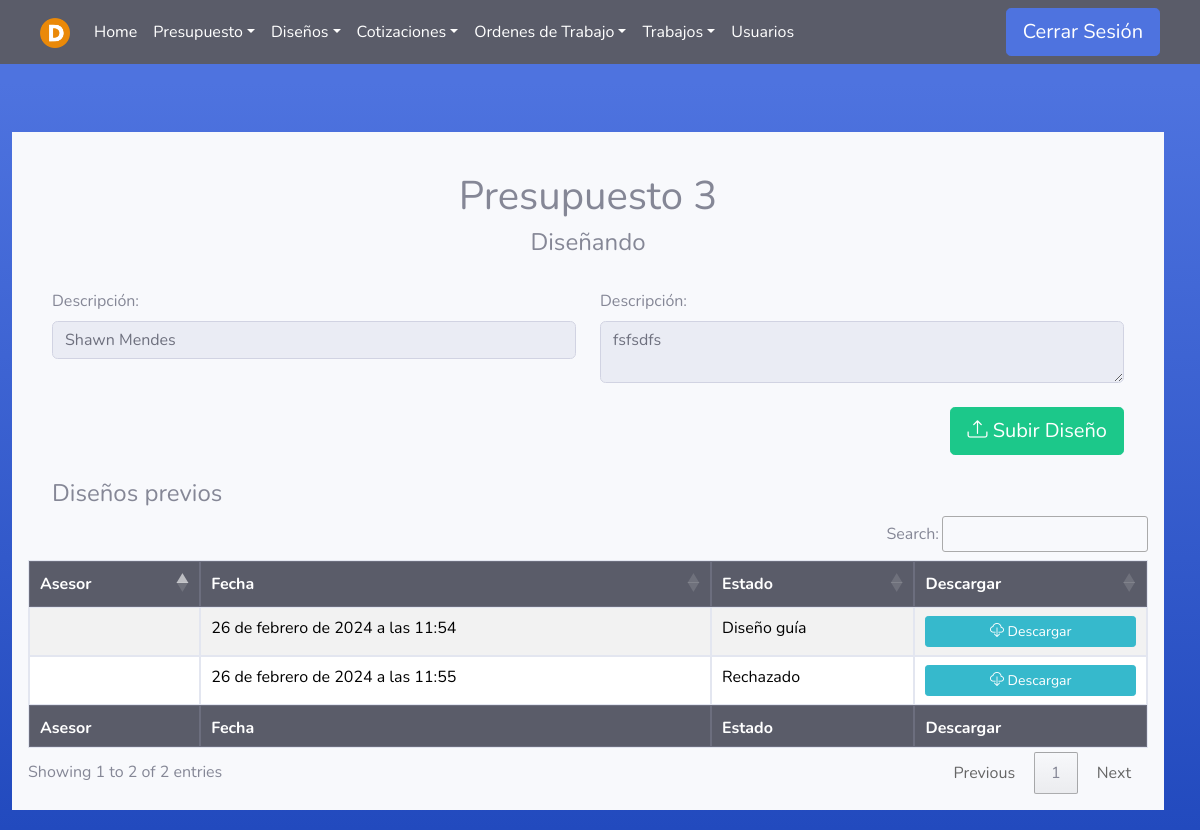
Page /Diseno/SubirArchivo/3 (signed in) on the committed database.
### Asesores/models.py (models this page shows)
class Presupuesto(models.Model):
    asesor = models.ForeignKey(User, on_delete=models.PROTECT, null=False, blank=False)
    fecha_inicio = models.DateTimeField(null=False, auto_now_add=True, blank=False)
    cliente = models.CharField(max_length=100, null=False, blank=False)
    descripcion = models.TextField(null=False, blank=False)
    estado=models.TextField(null=True, blank=True)
    fecha_fin = models.DateTimeField(null=True, blank=True)

class Diseno(models.Model):
    usuario = models.ForeignKey(User, on_delete=models.PROTECT, null=False, blank=False)
    presupuesto = models.ForeignKey(Presupuesto, on_delete=models.PROTECT, null=False, blank=False)
    fecha = models.DateTimeField(auto_now_add=True)
    estado=models.TextField(null=True, blank=True, default='Diseñando')
    comentario=models.TextField(null=True, blank=True)
    archivo = models.FileField( upload_to='media/disenosPresupuestos/',null=False, blank=False)

### Disenadores/views.py (the view)
# urls.py: path('SubirArchivo/<pre_id>', disenador_views.nuevo_diseno , name='subir_Diseno'),
@login_required(login_url='index')
def nuevo_diseno(request, pre_id):
    user = request.user
    if (user.groups.filter(name='Asesor').exists() or user.groups.filter(name='Administrador').exists() or user.is_superuser or user.groups.filter(name='Designer').exists()):
        presupuesto = get_object_or_404(Presupuesto, pk=pre_id)
        pres = Diseno.objects.filter(presupuesto_id=presupuesto)
        return render(request,'Designer/diseno.html', {'presupuesto':presupuesto, 'pres': pres})
    else:
        error = "No tienes permiso para acceder a esta página."
        return render(request, '404.html', {'error': error})

### Templates/Designer/diseno.html (shortened to what this page needs)
{% extends 'tables.html' %}
{% block botones%}
<div class="container-fluid">
    <div class="text-center">
        <br>
        <h1>Presupuesto {{presupuesto.id}}</h1>
        <h4>{{presupuesto.estado}}</h4>
    </div>
    <br>
    <div class="row">
        <div class="col-md-6">
            <label for="cliente">Descripción:</label>
            <input type="text" class="form-control form-control-user" name="cliente" id="cliente" readonly value="{{presupuesto.cliente}}">
        </div>
        <div class="col-md-6">
            <label for="presupuesto_desc">Descripción:</label>
            <textarea class="form-control form-control-user" readonly name="presupuesto_desc">{{ presupuesto.descripcion }}</textarea>
        </div>
    </div>
    <br>
    <div class="row justify-content-end">
        <div class="col-md-12 col-lg-6 text-right">
            <a class="btn btn-success btn-lg" href="{% url 'subir_Diseno_nuevo' id_p=presupuesto.id %}"><i class="bi bi-upload"></i> Subir Diseño</a>
        </div>
    </div>
    <br>
    <div class="row">
        <div class="col">
            <h4>Diseños previos</h4>
        </div>
    </div>
</div>
{% endblock %}
{% load static %}
{% block head %}
{% if user.is_superuser or user.groups.all.0.name == "Administrador" %}
<th>Asesor</th>
{% endif %}
<th>Fecha</th>
<th>Estado</th>
<th>Descargar</th>
{% endblock %}
{% block tbody %}
{% for diseno in pres %}
<tr>
    {% if user.is_superuser or user.groups.all.0.name == "Administrador" %}
    <td>{{ diseno.usuario.first_name}} {{ diseno.usuario.last_name}}</td>
    {% endif %}
    <td>{{ diseno.fecha }}</td>
    <td>{{ diseno.estado }}</td>
    <td>
        <div>
            <a class="btn btn-info btn-sm btn-block" href="{% url 'descargar_archivo' id=diseno.id %}" download>
                <i class="bi bi-cloud-download"></i> Descargar
            </a>
        </div>
    </td>
</tr>
{% endfor %}
{% endblock %}
{% block footer %}
{% if user.is_superuser or user.groups.all.0.name == "Administrador" %}
<th>Asesor</th>
{% endif %}
<th>Fecha</th>
<th>Estado</th>
<th>Descargar</th>
{% endblock %}

### static/css/navbars.css (style rules this page uses)
body { padding-bottom: 20px; }

### rows in the picture
Presupuesto: id "3", estado "Diseñando", cliente "Shawn Mendes", presupuesto_desc "fsfsdfs"
Diseno: fecha "26 de febrero de 2024 a las 11:54", estado "Diseño guía"
Diseno: fecha "26 de febrero de 2024 a las 11:55", estado "Rechazado"
